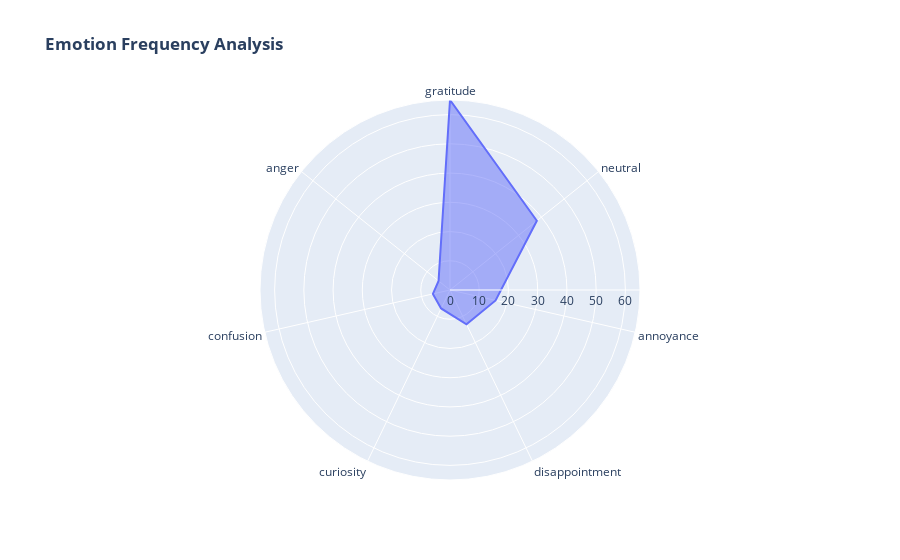

Notebook code cell kept with this figure:
### Markdown cell above
#### Emotion Frequency

### Code cell
emotion_counts = final['overall_emotion'].value_counts().reset_index()
fig2 = px.line_polar(emotion_counts, r='count', theta='overall_emotion', 
                    line_close=True, title='<b>Emotion Frequency Analysis</b>')
fig2.update_traces(fill='toself')
fig2.show()

### Figure 1 — Plotly figure (JSON) as saved in the notebook; plotly's stock layout.template omitted (floating-point values rounded to 4 significant figures)
{"data": [{"fill": "toself", "hovertemplate": "count=%{r}<br>overall_emotion=%{theta}<extra></extra>", "legendgroup": "", "line": {"color": "#636efa", "dash": "solid"}, "marker": {"symbol": "circle"}, "mode": "lines", "name": "", "r": [65, 38, 16, 13, 7, 6, 5, 65], "showlegend": false, "subplot": "polar", "theta": ["gratitude", "neutral", "annoyance", "disappointment", "curiosity", "confusion", "anger", "gratitude"], "type": "scatterpolar"}], "layout": {"legend": {"tracegroupgap": 0}, "polar": {"angularaxis": {"direction": "clockwise", "rotation": 90}, "domain": {"x": [0, 1], "y": [0, 1]}}, "title": {"text": "<b>Emotion Frequency Analysis</b>"}}}
